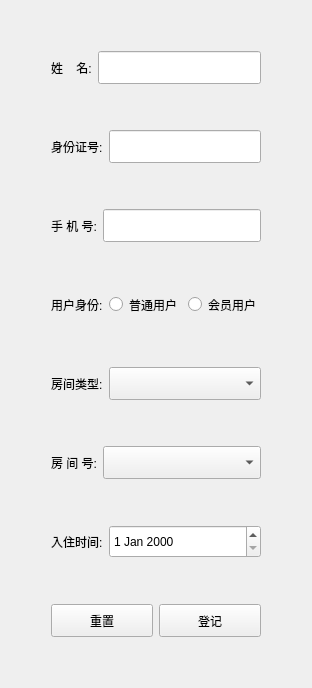
         <widget class="QWidget" name="tab">
          <attribute name="title">
           <string>登记入住</string>
          </attribute>
          <layout class="QGridLayout" name="gridLayout_9">
           <item row="0" column="0">
            <spacer name="horizontalSpacer">
             <property name="orientation">
              <enum>Qt::Horizontal</enum>
             </property>
             <property name="sizeHint" stdset="0">
              <size>
               <width>40</width>
               <height>20</height>
              </size>
             </property>
            </spacer>
           </item>
           <item row="0" column="1">
            <layout class="QVBoxLayout" name="verticalLayout_4">
             <item>
              <spacer name="verticalSpacer_27">
               <property name="orientation">
                <enum>Qt::Vertical</enum>
               </property>
               <property name="sizeHint" stdset="0">
                <size>
                 <width>20</width>
                 <height>40</height>
                </size>
               </property>
              </spacer>
             </item>
             <item>
              <layout class="QHBoxLayout" name="horizontalLayout_24">
               <item>
                <widget class="QLabel" name="label_24">
                 <property name="text">
                  <string>姓    名:</string>
                 </property>
                </widget>
               </item>
               <item>
                <widget class="QLineEdit" name="editNamePgU1">
                 <property name="minimumSize">
                  <size>
                   <width>0</width>
                   <height>33</height>
                  </size>
                 </property>
                </widget>
               </item>
              </layout>
             </item>
             <item>
              <spacer name="verticalSpacer_23">
               <property name="orientation">
                <enum>Qt::Vertical</enum>
               </property>
               <property name="sizeHint" stdset="0">
                <size>
                 <width>20</width>
                 <height>40</height>
                </size>
               </property>
              </spacer>
             </item>
             <item>
              <layout class="QHBoxLayout" name="horizontalLayout_23">
               <item>
                <widget class="QLabel" name="label_23">
                 <property name="text">
                  <string>身份证号:</string>
                 </property>
                </widget>
               </item>
               <item>
                <widget class="QLineEdit" name="editIdPgU1">
                 <property name="minimumSize">
                  <size>
                   <width>0</width>
                   <height>33</height>
                  </size>
                 </property>
                </widget>
               </item>
              </layout>
             </item>
             <item>
              <spacer name="verticalSpacer_24">
               <property name="orientation">
                <enum>Qt::Vertical</enum>
               </property>
               <property name="sizeHint" stdset="0">
                <size>
                 <width>20</width>
                 <height>40</height>
                </size>
               </property>
              </spacer>
             </item>
             <item>
              <layout class="QHBoxLayout" name="horizontalLayout_22">
               <item>
                <widget class="QLabel" name="label_22">
                 <property name="text">
                  <string>手 机 号:</string>
                 </property>
                </widget>
               </item>
               <item>
                <widget class="QLineEdit" name="editPhonePgU1">
                 <property name="minimumSize">
                  <size>
                   <width>0</width>
                   <height>33</height>
                  </size>
                 </property>
                </widget>
               </item>
              </layout>
             </item>
             <item>
              <spacer name="verticalSpacer_25">
               <property name="orientation">
                <enum>Qt::Vertical</enum>
               </property>
               <property name="sizeHint" stdset="0">
                <size>
                 <width>20</width>
                 <height>40</height>
                </size>
               </property>
              </spacer>
             </item>
             <item>
              <layout class="QHBoxLayout" name="horizontalLayout_21">
               <item>
                <widget class="QLabel" name="label_21">
                 <property name="text">
                  <string>用户身份:</string>
                 </property>
                </widget>
               </item>
               <item>
                <widget class="QRadioButton" name="radioButton">
                 <property name="minimumSize">
                  <size>
                   <width>0</width>
                   <height>33</height>
                  </size>
                 </property>
                 <property name="text">
                  <string>普通用户</string>
                 </property>
                 <attribute name="buttonGroup">
                  <string notr="true">buttonGroup</string>
                 </attribute>
                </widget>
               </item>
               <item>
                <widget class="QRadioButton" name="radioButton_2">
                 <property name="minimumSize">
                  <size>
                   <width>0</width>
                   <height>33</height>
                  </size>
                 </property>
                 <property name="text">
                  <string>会员用户</string>
                 </property>
                 <attribute name="buttonGroup">
                  <string notr="true">buttonGroup</string>
                 </attribute>
                </widget>
               </item>
              </layout>
             </item>
             <item>
              <spacer name="verticalSpacer_26">
               <property name="orientation">
                <enum>Qt::Vertical</enum>
               </property>
               <property name="sizeHint" stdset="0">
                <size>
                 <width>20</width>
                 <height>40</height>
                </size>
               </property>
              </spacer>
             </item>
             <item>
              <layout class="QHBoxLayout" name="horizontalLayout_25">
               <item>
                <widget class="QLabel" name="label_25">
                 <property name="sizePolicy">
                  <sizepolicy hsizetype="Preferred" vsizetype="Fixed">
                   <horstretch>0</horstretch>
                   <verstretch>0</verstretch>
                  </sizepolicy>
                 </property>
                 <property name="minimumSize">
                  <size>
                   <width>0</width>
                   <height>33</height>
                  </size>
                 </property>
                 <property name="text">
                  <string>房间类型:</string>
                 </property>
                </widget>
               </item>
               <item>
                <widget class="QComboBox" name="comboBoxRoomTypePgU1">
                 <property name="sizePolicy">
                  <sizepolicy hsizetype="Expanding" vsizetype="Minimum">
                   <horstretch>0</horstretch>
                   <verstretch>0</verstretch>
                  </sizepolicy>
                 </property>
                 <property name="minimumSize">
                  <size>
                   <width>0</width>
                   <height>25</height>
                  </size>
                 </property>
                </widget>
               </item>
              </layout>
             </item>
             <item>
              <spacer name="verticalSpacer_28">
               <property name="orientation">
                <enum>Qt::Vertical</enum>
               </property>
               <property name="sizeHint" stdset="0">
                <size>
                 <width>20</width>
                 <height>40</height>
                </size>
               </property>
              </spacer>
             </item>
             <item>
              <layout class="QHBoxLayout" name="horizontalLayout_26">
               <item>
                <widget class="QLabel" name="label_26">
                 <property name="sizePolicy">
                  <sizepolicy hsizetype="Preferred" vsizetype="Fixed">
                   <horstretch>0</horstretch>
                   <verstretch>0</verstretch>
                  </sizepolicy>
                 </property>
                 <property name="minimumSize">
                  <size>
                   <width>0</width>
                   <height>33</height>
                  </size>
                 </property>
                 <property name="text">
                  <string>房 间 号:</string>
                 </property>
                </widget>
               </item>
               <item>
                <widget class="QComboBox" name="comboBoxRoomIdPgU1">
                 <property name="sizePolicy">
                  <sizepolicy hsizetype="Expanding" vsizetype="Minimum">
                   <horstretch>0</horstretch>
                   <verstretch>0</verstretch>
                  </sizepolicy>
                 </property>
                 <property name="minimumSize">
                  <size>
                   <width>0</width>
                   <height>25</height>
                  </size>
                 </property>
                </widget>
               </item>
              </layout>
             </item>
             <item>
              <spacer name="verticalSpacer_29">
               <property name="orientation">
                <enum>Qt::Vertical</enum>
               </property>
               <property name="sizeHint" stdset="0">
                <size>
                 <width>20</width>
                 <height>40</height>
                </size>
               </property>
              </spacer>
             </item>
             <item>
              <layout class="QHBoxLayout" name="horizontalLayout_27">
               <item>
                <widget class="QLabel" name="label_27">
                 <property name="sizePolicy">
                  <sizepolicy hsizetype="Preferred" vsizetype="MinimumExpanding">
                   <horstretch>0</horstretch>
                   <verstretch>0</verstretch>
                  </sizepolicy>
                 </property>
                 <property name="text">
                  <string>入住时间:</string>
                 </property>
                </widget>
               </item>
               <item>
                <widget class="QDateEdit" name="dateEditCheckInPgU1">
                 <property name="sizePolicy">
                  <sizepolicy hsizetype="Expanding" vsizetype="Fixed">
                   <horstretch>0</horstretch>
                   <verstretch>0</verstretch>
                  </sizepolicy>
                 </property>
                 <property name="minimumSize">
                  <size>
                   <width>0</width>
                   <height>33</height>
                  </size>
                 </property>
                </widget>
               </item>
              </layout>
             </item>
             <item>
              <spacer name="verticalSpacer_30">
               <property name="orientation">
                <enum>Qt::Vertical</enum>
               </property>
               <property name="sizeHint" stdset="0">
                <size>
                 <width>20</width>
                 <height>40</height>
                </size>
               </property>
              </spacer>
             </item>
             <item>
              <layout class="QHBoxLayout" name="horizontalLayout_28">
               <item>
                <widget class="QPushButton" name="btnResetPgU1">
                 <property name="minimumSize">
                  <size>
                   <width>0</width>
                   <height>33</height>
                  </size>
                 </property>
                 <property name="text">
                  <string>重置</string>
                 </property>
                </widget>
               </item>
               <item>
                <widget class="QPushButton" name="btnCheckInPgU1">
                 <property name="minimumSize">
                  <size>
                   <width>0</width>
                   <height>33</height>
                  </size>
                 </property>
                 <property name="text">
                  <string>登记</string>
                 </property>
                </widget>
               </item>
              </layout>
             </item>
             <item>
              <spacer name="verticalSpacer_31">
               <property name="orientation">
                <enum>Qt::Vertical</enum>
               </property>
               <property name="sizeHint" stdset="0">
                <size>
                 <width>20</width>
                 <height>40</height>
                </size>
               </property>
              </spacer>
             </item>
            </layout>
           </item>
           <item row="0" column="2">
            <spacer name="horizontalSpacer_6">
             <property name="orientation">
              <enum>Qt::Horizontal</enum>
             </property>
             <property name="sizeHint" stdset="0">
              <size>
               <width>40</width>
               <height>20</height>
              </size>
             </property>
            </spacer>
           </item>
          </layout>
         </widget>
